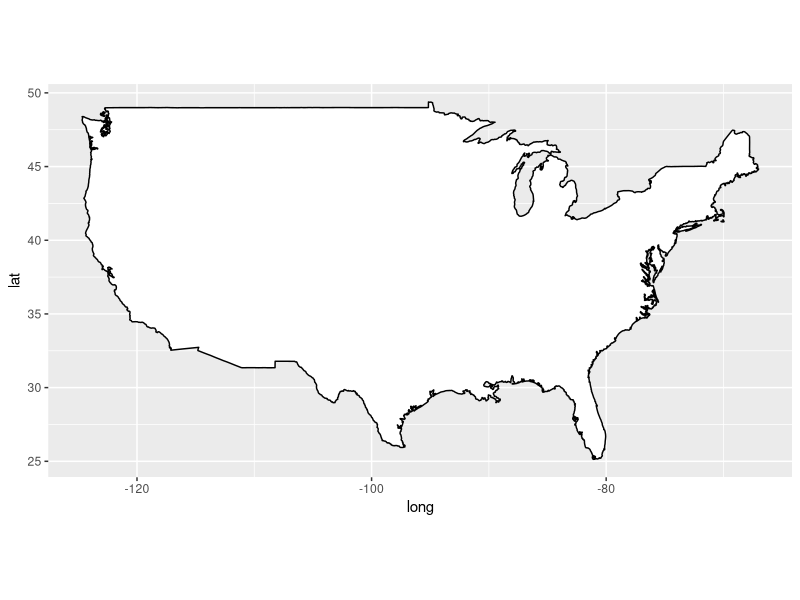

Generate this figure with R: (Note: this script raises an error after producing the figure.)
# 지도 위에 데이터 표현하기

# 지도 데이터를 가지고 있는 패키지 설치
# install.packages('maps')

# ggplot2::coord_map() 함수를 사용할 때 필요한 패키지
# install.packages('mapproj')

# 필요한 패키지를 메모리 로딩
library(tidyverse)
search()

# 지도 데이터 불러오기:
# ggplot2::map_data(map = '지도이름')
#   지도 데이터를 읽어서 데이터 프레임으로 변환해 주는 함수.
usa <- map_data(map = 'usa')
head(usa)
str(usa)
# usa 데이터 프레임의 변수들:
# long: longitude(경도).
#   영국 그리니치 천문대를 기준으로 동/서 방향의 좌표.
#   동쪽으로 변할 때는 +, 서쪽으로 변할 때는 -.
# lat: latitude(위도).
#   적도를 기준으로 남(-)/북(+) 방향의 좌표.
# group: 함께 연결할 위도/경도 점들의 그룹(나라, 주, 도시)
# order: 위도/경도 점들을 연결하는 순서.
# region, subregion: 지역 이름

# usa(미국 지도 데이터) 데이터 프레임 시각화
ggplot(data = usa,
       mapping = aes(x = long, y = lat, group = group)) +
  geom_polygon(color = 'black', fill = 'white') +
  coord_quickmap()

ggplot(data = usa,
       mapping = aes(x = long, y = lat, group = group)) +
  geom_polygon(color = 'black', fill = 'white') +
  coord_map(projection = 'polyconic')

# maps 패키지의 state: 미국 주(state) 위치(위도/경도) 정보가 포함된 지도 데이터.
usa_state <- map_data(map = 'state')
head(usa_state)
str(usa_state)
distinct(usa_state, region)
distinct(usa_state, subregion)

ggplot(data = usa_state,
       mapping = aes(x = long, y = lat, group = group)) +
  geom_polygon(color = 'black', fill = 'white') +
  coord_map(projection = 'polyconic')  # coord_quickmap()

# maps 패키지의 world 맵: 세계 지도 데이터
# 세계 지도 데이터 에서 관심있는 몇 개 지역만 선택 지도 그리기
asia_map <- map_data(map = 'world',
                     region = c('South Korea', 'North Korea',
                                'China', 'Japan', 'India'))
head(asia_map)
distinct(asia_map, region)

ggplot(data = asia_map,
       mapping = aes(x = long, y = lat, group = group)) +
  geom_polygon(mapping = aes(fill = region), color = 'black') +
  coord_map(projection = 'polyconic')


# datasets::USArrests 데이터 셋 - 미국 범죄 통계 데이터
# 미국 주(state) 지도 위에 범죄 통계 데이터를 시각화
head(usa_state)  # 미국 주(state) 지도 데이터
head(USArrests)  # 미국 주(state) 범죄 데이터
str(USArrests)
#> state 이름들이 컬럼에 있지 않고, row label(name)으로만 존재.
#> 지도 데이터와 join하기 위해서는 
# state 이름들을 컬럼(변수)로 변환할 필요가 있음.
us_arrests <- rownames_to_column(USArrests, var = 'state')
head(us_arrests)
str(us_arrests)

distinct(us_arrests, state)
#> 50개 주 이름들(state 변수)의 첫글자가 대문자!

distinct(usa_state, region)
#> 하와이 제외한 49개 주 이름들은 모두 소문자!

# us_arrests 데이터 프레임의 state 변수의 모든 값들을 소문자로 변환 후,
# usa_state 지도 데이터 프레임과 join
us_arrests$state <- tolower(us_arrests$state)
head(us_arrests)

# usa_state <== left_join == us_arrests
state_arrests <- left_join(usa_state, us_arrests, 
                           by = c('region' = 'state'))
head(state_arrests)
tail(state_arrests)

# 미국 지도 위에 Murder 발생 건수를 색깔로 표현
ggplot(data = state_arrests,
       mapping = aes(x = long, y = lat, group = group, fill = Murder)) +
  geom_polygon(color = 'black') +
  coord_quickmap() +
  scale_fill_continuous(low = 'white', high = 'red')

